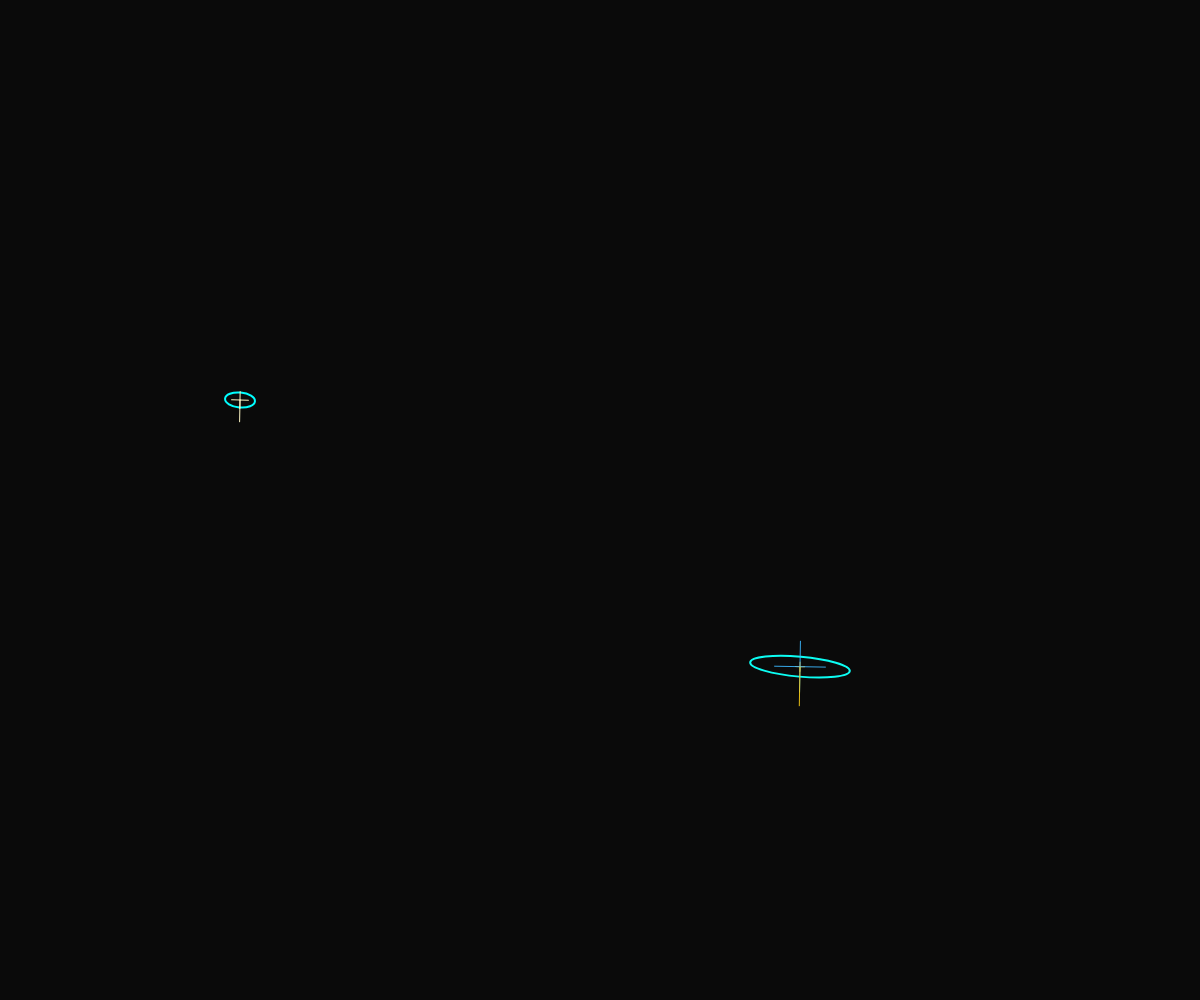
Frame 1 (no input)
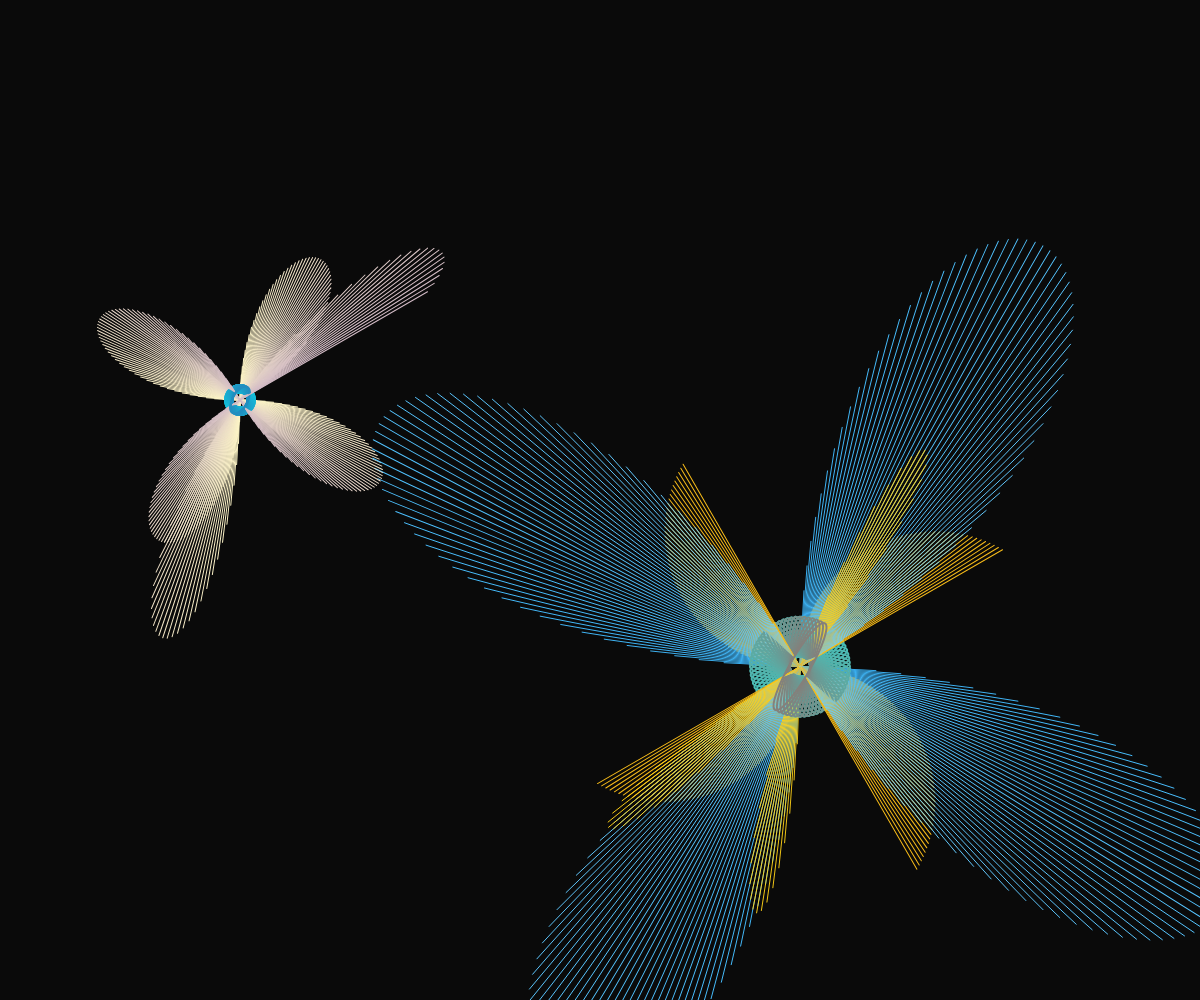
Frame 60 (no input)
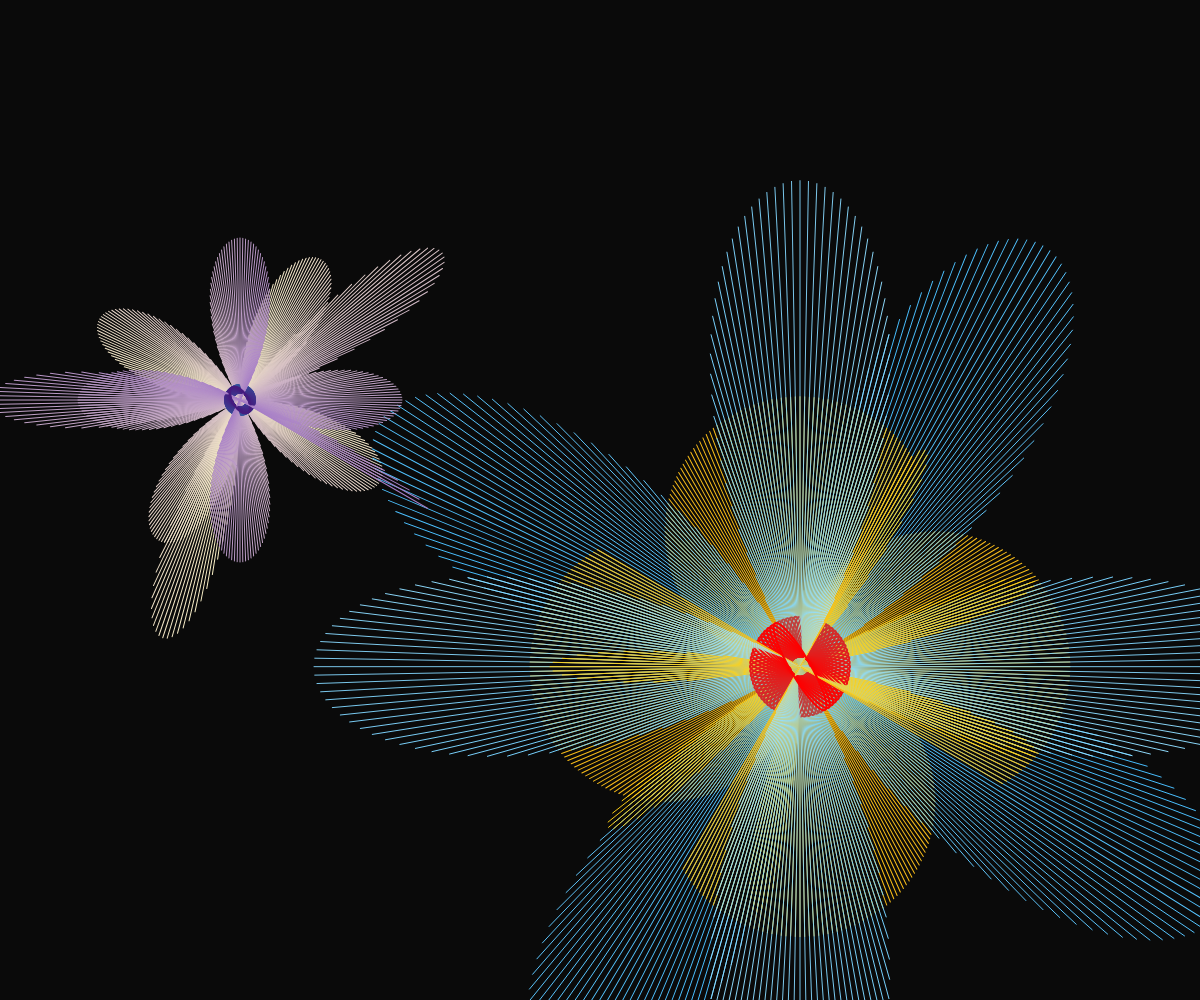
Frame 120 (the mouse pressed at the canvas centre since frame 60)

The p5.js sketch that drew these frames (run headless with seeded random() and noise() and a simulated clock; from frame 60 on, the mouse is pressed at the canvas centre):

// p5.js sketch
// ── sketch.js
function preload(){
  // put preload code here
}

function setup() {
  createCanvas(windowWidth, windowHeight);
  background(10,10,10);
  angleMode(DEGREES);
  frameRate(50);
}

function draw() {


  //yellow flower
  push();
  translate(width/1.5,height/1.5);
  rotate(frameCount);
  var a = sin(frameCount)*270;
  stroke(lerpColor(color('#F6B319'), color('#FDD017'), frameCount/200));
  strokeWeight(1);
  noFill();
  line(0, 0, 0, a);
  line(0, 0, -a, 0);
  line(0, 0, 0, -a);
  line(0, 0, a, 0);
  pop();

  //ellipse 1
      push();
      noFill()
      translate(width/1.5,height/1.5);
      rotate(frameCount*5);
      strokeWeight(2)
      stroke(lerpColor(color('#0afff5'), color('#FF0000'), frameCount/120));
      ellipse(0,0,100,20);
      if (frameCount == 300);
      pop();

    //bluelight flower
  push();
  translate(width/1.5,height/1.5);
  rotate(frameCount);
  var a = sin(frameCount*3)*270;
  var radius = 1.8
  stroke(lerpColor(color('#3BB9FF'), color('#E0FFFF'), frameCount/200));
  strokeWeight(0.9);
  noFill();
  line(0, 0, 0, radius*a);
  line(0, 0, -a*radius, 0);
  line(0, 0, 0, -a*radius);
  line(0, 0, a*radius, 0);
  var radius = 250
  stroke(lerpColor(color('#FDD017'), color('#FDD017'), frameCount/200));
  line (0, 0, 0, radius*sin(frameCount*9));
  pop();

//ellipse 2

  push();
  noFill()
  translate(width/5,height/2.5);
  rotate(frameCount*5);
  strokeWeight(2)
  stroke(lerpColor(color('cyan'), color('#461B7E'), frameCount/120));
  ellipse(0,0,30,15);
  if (frameCount == 300);
  pop();


  //purple flower
  push();
  translate(width/5,height/2.5);
  rotate(frameCount);
  var a = sin(frameCount*3)*270;
  var radius = 0.6;
  stroke(lerpColor(color('#FFF8C6'), color('#6C2DC7'), frameCount/200));
  strokeWeight(1);
  noFill();
  line(0, 0, 0, radius*a);
  line(0, 0, -a*radius, 0);
  line(0, 0, 0, -a*radius);
  line(0, 0, a*radius, 0);
  var radius = 250;
  line (0, 0, 0, radius*sin(frameCount*5));


  if (frameCount == 180) {
    noLoop();
    frameCount=180;}

}
